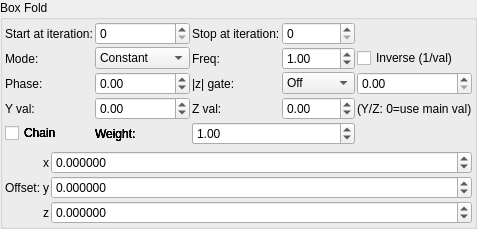
    <widget class="QGroupBox" name="groupBox">
     <property name="title">
      <string>Box Fold</string>
     </property>
     <layout class="QVBoxLayout" name="verticalLayout_3">
      <property name="leftMargin">
       <number>2</number>
      </property>
      <property name="topMargin">
       <number>2</number>
      </property>
      <property name="rightMargin">
       <number>2</number>
      </property>
      <property name="bottomMargin">
       <number>2</number>
      </property>
      <item>
       <layout class="QGridLayout" name="gridLayout_79">
        <property name="spacing">
         <number>2</number>
        </property>
        <item row="0" column="3">
         <widget class="MySpinBox" name="spinboxInt_transf_stop_iterations_B">
          <property name="sizePolicy">
           <sizepolicy hsizetype="Preferred" vsizetype="Maximum">
            <horstretch>0</horstretch>
            <verstretch>0</verstretch>
           </sizepolicy>
          </property>
          <property name="maximum">
           <number>999</number>
          </property>
         </widget>
        </item>
      <item row="1" column="0">
       <widget class="QLabel"><property name="text"><string>Mode:</string></property></widget>
      </item>
      <item row="1" column="1">
       <widget class="MyComboBox" name="comboBox_transf_multiplier_value_mode_1">
        <item><property name="text"><string notr="true">Constant</string></property></item>
        <item><property name="text"><string notr="true">Sine</string></property></item>
        <item><property name="text"><string notr="true">Ramp</string></property></item>
        <item><property name="text"><string notr="true">Exponential</string></property></item>
        <item><property name="text"><string notr="true">Triangle</string></property></item>
        <item><property name="text"><string notr="true">Square</string></property></item>
        <item><property name="text"><string notr="true">Smoothstep</string></property></item>
        <item><property name="text"><string notr="true">Noise</string></property></item>
        <item><property name="text"><string notr="true">Ping-pong</string></property></item>
        <item><property name="text"><string notr="true">Stepped</string></property></item>
       </widget>
      </item>
      <item row="1" column="2">
       <widget class="QLabel"><property name="text"><string>Freq:</string></property></widget>
      </item>
      <item row="1" column="3">
       <widget class="MyDoubleSpinBox" name="spinbox_transf_multiplier_frequency_1">
        <property name="minimum"><double>0.01</double></property><property name="maximum"><double>100.0</double></property>
        <property name="singleStep"><double>0.1</double></property><property name="value"><double>1.0</double></property>
       </widget>
      </item>
      <item row="1" column="4" colspan="2">
       <widget class="MyCheckBox" name="checkBox_transf_multiplier_inverse_1">
        <property name="text"><string>Inverse (1/val)</string></property>
       </widget>
      </item>
      <item row="2" column="0">
       <widget class="QLabel"><property name="text"><string>Phase:</string></property></widget>
      </item>
      <item row="2" column="1">
       <widget class="MyDoubleSpinBox" name="spinbox_transf_multiplier_phase_1">
        <property name="minimum"><double>-10.0</double></property><property name="maximum"><double>10.0</double></property>
        <property name="singleStep"><double>0.1</double></property><property name="value"><double>0.0</double></property>
       </widget>
      </item>
      <item row="2" column="2">
       <widget class="QLabel"><property name="text"><string>|z| gate:</string></property></widget>
      </item>
      <item row="2" column="3">
       <widget class="MyComboBox" name="comboBox_transf_multiplier_threshold_mode_1">
        <item><property name="text"><string notr="true">Off</string></property></item>
        <item><property name="text"><string notr="true">&gt; thresh</string></property></item>
        <item><property name="text"><string notr="true">&lt; thresh</string></property></item>
       </widget>
      </item>
      <item row="2" column="4" colspan="2">
       <widget class="MyDoubleSpinBox" name="spinbox_transf_multiplier_threshold_1">
        <property name="minimum"><double>0.0</double></property><property name="maximum"><double>1000.0</double></property>
        <property name="singleStep"><double>0.1</double></property><property name="value"><double>0.0</double></property>
       </widget>
      </item>
      <item row="3" column="0">
       <widget class="QLabel"><property name="text"><string>Y val:</string></property></widget>
      </item>
      <item row="3" column="1">
       <widget class="MyDoubleSpinBox" name="spinbox_transf_multiplier_scale_y_1">
        <property name="minimum"><double>-100.0</double></property><property name="maximum"><double>100.0</double></property>
        <property name="singleStep"><double>0.01</double></property><property name="value"><double>0.0</double></property>
       </widget>
      </item>
      <item row="3" column="2">
       <widget class="QLabel"><property name="text"><string>Z val:</string></property></widget>
      </item>
      <item row="3" column="3">
       <widget class="MyDoubleSpinBox" name="spinbox_transf_multiplier_scale_z_1">
        <property name="minimum"><double>-100.0</double></property><property name="maximum"><double>100.0</double></property>
        <property name="singleStep"><double>0.01</double></property><property name="value"><double>0.0</double></property>
       </widget>
      </item>
      <item row="3" column="4" colspan="2">
       <widget class="QLabel"><property name="text"><string notr="true">(Y/Z: 0=use main val)</string></property></widget>
      </item>
      <item row="4" column="0">
       <widget class="MyCheckBox" name="checkBox_transf_multiplier_chain_5">
        <property name="text"><string>Chain</string></property>
       </widget>
      </item>
      <item row="4" column="1">
       <widget class="QLabel"><property name="text"><string>Weight:</string></property></widget>
      </item>
      <item row="4" column="2" colspan="2">
       <widget class="MyDoubleSpinBox" name="spinbox_transf_multiplier_weight_5">
        <property name="minimum"><double>0.0</double></property><property name="maximum"><double>10.0</double></property>
        <property name="singleStep"><double>0.1</double></property><property name="value"><double>1.0</double></property>
       </widget>
      </item>
      <item row="4" column="0">
       <widget class="MyCheckBox" name="checkBox_transf_multiplier_chain_4">
        <property name="text"><string>Chain</string></property>
       </widget>
      </item>
      <item row="4" column="1">
       <widget class="QLabel"><property name="text"><string>Weight:</string></property></widget>
      </item>
      <item row="4" column="2" colspan="2">
       <widget class="MyDoubleSpinBox" name="spinbox_transf_multiplier_weight_4">
        <property name="minimum"><double>0.0</double></property><property name="maximum"><double>10.0</double></property>
        <property name="singleStep"><double>0.1</double></property><property name="value"><double>1.0</double></property>
       </widget>
      </item>
      <item row="4" column="0">
       <widget class="MyCheckBox" name="checkBox_transf_multiplier_chain_3">
        <property name="text"><string>Chain</string></property>
       </widget>
      </item>
      <item row="4" column="1">
       <widget class="QLabel"><property name="text"><string>Weight:</string></property></widget>
      </item>
      <item row="4" column="2" colspan="2">
       <widget class="MyDoubleSpinBox" name="spinbox_transf_multiplier_weight_3">
        <property name="minimum"><double>0.0</double></property><property name="maximum"><double>10.0</double></property>
        <property name="singleStep"><double>0.1</double></property><property name="value"><double>1.0</double></property>
       </widget>
      </item>
      <item row="4" column="0">
       <widget class="MyCheckBox" name="checkBox_transf_multiplier_chain_2">
        <property name="text"><string>Chain</string></property>
       </widget>
      </item>
      <item row="4" column="1">
       <widget class="QLabel"><property name="text"><string>Weight:</string></property></widget>
      </item>
      <item row="4" column="2" colspan="2">
       <widget class="MyDoubleSpinBox" name="spinbox_transf_multiplier_weight_2">
        <property name="minimum"><double>0.0</double></property><property name="maximum"><double>10.0</double></property>
        <property name="singleStep"><double>0.1</double></property><property name="value"><double>1.0</double></property>
       </widget>
      </item>
      <item row="4" column="0">
       <widget class="MyCheckBox" name="checkBox_transf_multiplier_chain_1">
        <property name="text"><string>Chain</string></property>
       </widget>
      </item>
      <item row="4" column="1">
       <widget class="QLabel"><property name="text"><string>Weight:</string></property></widget>
      </item>
      <item row="4" column="2" colspan="2">
       <widget class="MyDoubleSpinBox" name="spinbox_transf_multiplier_weight_1">
        <property name="minimum"><double>0.0</double></property><property name="maximum"><double>10.0</double></property>
        <property name="singleStep"><double>0.1</double></property><property name="value"><double>1.0</double></property>
       </widget>
      </item>
        <item row="0" column="1">
         <widget class="MySpinBox" name="spinboxInt_transf_start_iterations_B">
          <property name="sizePolicy">
           <sizepolicy hsizetype="Minimum" vsizetype="Maximum">
            <horstretch>0</horstretch>
            <verstretch>0</verstretch>
           </sizepolicy>
          </property>
          <property name="minimum">
           <number>0</number>
          </property>
          <property name="maximum">
           <number>999</number>
          </property>
          <property name="value">
           <number>0</number>
          </property>
         </widget>
        </item>
        <item row="0" column="0">
         <widget class="QLabel" name="label_71">
          <property name="text">
           <string>Start at iteration:</string>
          </property>
         </widget>
        </item>
        <item row="0" column="2">
         <widget class="QLabel" name="label_51">
          <property name="text">
           <string>Stop at iteration:</string>
          </property>
         </widget>
        </item>
       </layout>
      </item>
      <item>
       <layout class="QGridLayout" name="gridLayout_64" columnstretch="0,0,0,1">
        <property name="spacing">
         <number>2</number>
        </property>
        <item row="3" column="2">
         <widget class="QLabel" name="label_124">
          <property name="text">
           <string notr="true">z</string>
          </property>
         </widget>
        </item>
        <item row="1" column="2">
         <widget class="QLabel" name="label_123">
          <property name="text">
           <string notr="true">x</string>
          </property>
         </widget>
        </item>
        <item row="1" column="3">
         <widget class="MyDoubleSpinBox" name="spinbox3_transf_addition_constant_111_x">
          <property name="sizePolicy">
           <sizepolicy hsizetype="Minimum" vsizetype="Maximum">
            <horstretch>0</horstretch>
            <verstretch>0</verstretch>
           </sizepolicy>
          </property>
          <property name="prefix">
           <string/>
          </property>
          <property name="decimals">
           <number>6</number>
          </property>
          <property name="minimum">
           <double>-99.989999999999995</double>
          </property>
          <property name="singleStep">
           <double>0.100000000000000</double>
          </property>
         </widget>
        </item>
        <item row="2" column="3">
         <widget class="MyDoubleSpinBox" name="spinbox3_transf_addition_constant_111_y">
          <property name="sizePolicy">
           <sizepolicy hsizetype="Minimum" vsizetype="Maximum">
            <horstretch>0</horstretch>
            <verstretch>0</verstretch>
           </sizepolicy>
          </property>
          <property name="decimals">
           <number>6</number>
          </property>
          <property name="minimum">
           <double>-99.989999999999995</double>
          </property>
          <property name="maximum">
           <double>99.989999999999995</double>
          </property>
          <property name="singleStep">
           <double>0.100000000000000</double>
          </property>
         </widget>
        </item>
        <item row="2" column="2">
         <widget class="QLabel" name="label_122">
          <property name="text">
           <string notr="true">y</string>
          </property>
         </widget>
        </item>
        <item row="3" column="3">
         <widget class="MyDoubleSpinBox" name="spinbox3_transf_addition_constant_111_z">
          <property name="sizePolicy">
           <sizepolicy hsizetype="Minimum" vsizetype="Maximum">
            <horstretch>0</horstretch>
            <verstretch>0</verstretch>
           </sizepolicy>
          </property>
          <property name="decimals">
           <number>6</number>
          </property>
          <property name="minimum">
           <double>-99.989999999999995</double>
          </property>
          <property name="maximum">
           <double>99.989999999999995</double>
          </property>
          <property name="singleStep">
           <double>0.100000000000000</double>
          </property>
         </widget>
        </item>
        <item row="2" column="1">
         <widget class="QLabel" name="label_257">
          <property name="text">
           <string>Offset:</string>
          </property>
         </widget>
        </item>
       </layout>
      </item>
     </layout>
    </widget>
